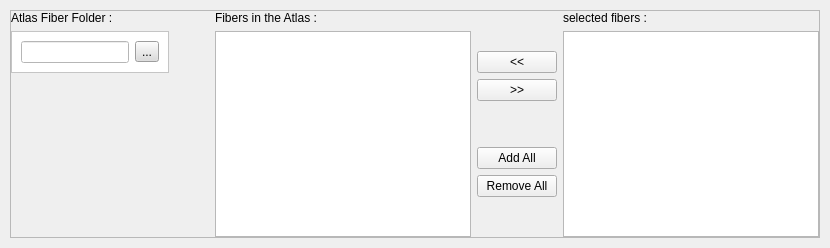
        <widget class="QWidget" name="Step2">
         <attribute name="title">
          <string>Attribute fibers</string>
         </attribute>
         <layout class="QHBoxLayout" name="horizontalLayout_22">
          <property name="leftMargin">
           <number>0</number>
          </property>
          <property name="topMargin">
           <number>0</number>
          </property>
          <property name="rightMargin">
           <number>0</number>
          </property>
          <property name="bottomMargin">
           <number>0</number>
          </property>
          <item>
           <layout class="QVBoxLayout" name="verticalLayout_36">
            <property name="leftMargin">
             <number>10</number>
            </property>
            <property name="topMargin">
             <number>10</number>
            </property>
            <property name="rightMargin">
             <number>10</number>
            </property>
            <property name="bottomMargin">
             <number>10</number>
            </property>
            <item>
             <widget class="QFrame" name="FiberprocessFrame">
              <property name="enabled">
               <bool>true</bool>
              </property>
              <property name="frameShape">
               <enum>QFrame::StyledPanel</enum>
              </property>
              <property name="frameShadow">
               <enum>QFrame::Raised</enum>
              </property>
              <layout class="QHBoxLayout" name="horizontalLayout_23">
               <property name="spacing">
                <number>6</number>
               </property>
               <property name="leftMargin">
                <number>0</number>
               </property>
               <property name="topMargin">
                <number>0</number>
               </property>
               <property name="rightMargin">
                <number>0</number>
               </property>
               <property name="bottomMargin">
                <number>0</number>
               </property>
               <item>
                <layout class="QVBoxLayout" name="verticalLayout_32">
                 <property name="leftMargin">
                  <number>0</number>
                 </property>
                 <property name="topMargin">
                  <number>0</number>
                 </property>
                 <property name="rightMargin">
                  <number>0</number>
                 </property>
                 <property name="bottomMargin">
                  <number>0</number>
                 </property>
                 <item>
                  <widget class="QLabel" name="AtlasFoldertitle">
                   <property name="text">
                    <string>Atlas Fiber Folder :</string>
                   </property>
                  </widget>
                 </item>
                 <item>
                  <widget class="QFrame" name="Atlasframe">
                   <property name="styleSheet">
                    <string notr="true">background-color: rgb(255, 255, 255);</string>
                   </property>
                   <property name="frameShape">
                    <enum>QFrame::StyledPanel</enum>
                   </property>
                   <property name="frameShadow">
                    <enum>QFrame::Raised</enum>
                   </property>
                   <layout class="QHBoxLayout" name="horizontalLayout_19">
                    <item>
                     <widget class="QLineEdit" name="AtlasFiberFolder">
                      <property name="text">
                       <string/>
                      </property>
                     </widget>
                    </item>
                    <item>
                     <widget class="QToolButton" name="browserAtlasFiberFolder">
                      <property name="styleSheet">
                       <string notr="true">background-color: rgb(220, 220, 220);</string>
                      </property>
                      <property name="text">
                       <string>...</string>
                      </property>
                     </widget>
                    </item>
                   </layout>
                  </widget>
                 </item>
                 <item>
                  <spacer name="verticalSpacer_6">
                   <property name="orientation">
                    <enum>Qt::Vertical</enum>
                   </property>
                   <property name="sizeHint" stdset="0">
                    <size>
                     <width>20</width>
                     <height>40</height>
                    </size>
                   </property>
                  </spacer>
                 </item>
                </layout>
               </item>
               <item>
                <spacer name="horizontalSpacer_10">
                 <property name="orientation">
                  <enum>Qt::Horizontal</enum>
                 </property>
                 <property name="sizeHint" stdset="0">
                  <size>
                   <width>40</width>
                   <height>20</height>
                  </size>
                 </property>
                </spacer>
               </item>
               <item>
                <layout class="QVBoxLayout" name="verticalLayout_33">
                 <property name="leftMargin">
                  <number>0</number>
                 </property>
                 <property name="topMargin">
                  <number>0</number>
                 </property>
                 <property name="rightMargin">
                  <number>0</number>
                 </property>
                 <property name="bottomMargin">
                  <number>0</number>
                 </property>
                 <item>
                  <widget class="QLabel" name="fiberinAtlastitle">
                   <property name="text">
                    <string>Fibers in the Atlas :</string>
                   </property>
                  </widget>
                 </item>
                 <item>
                  <widget class="QListWidget" name="FiberInAtlasList"/>
                 </item>
                </layout>
               </item>
               <item>
                <layout class="QVBoxLayout" name="verticalLayout_34">
                 <property name="leftMargin">
                  <number>0</number>
                 </property>
                 <property name="topMargin">
                  <number>0</number>
                 </property>
                 <property name="rightMargin">
                  <number>0</number>
                 </property>
                 <property name="bottomMargin">
                  <number>0</number>
                 </property>
                 <item>
                  <spacer name="verticalSpacer_7">
                   <property name="orientation">
                    <enum>Qt::Vertical</enum>
                   </property>
                   <property name="sizeHint" stdset="0">
                    <size>
                     <width>20</width>
                     <height>40</height>
                    </size>
                   </property>
                  </spacer>
                 </item>
                 <item>
                  <widget class="QPushButton" name="RemoveFiber">
                   <property name="text">
                    <string>&lt;&lt;</string>
                   </property>
                  </widget>
                 </item>
                 <item>
                  <widget class="QPushButton" name="AddFiber">
                   <property name="text">
                    <string>&gt;&gt;</string>
                   </property>
                  </widget>
                 </item>
                 <item>
                  <spacer name="verticalSpacer_8">
                   <property name="orientation">
                    <enum>Qt::Vertical</enum>
                   </property>
                   <property name="sizeHint" stdset="0">
                    <size>
                     <width>20</width>
                     <height>40</height>
                    </size>
                   </property>
                  </spacer>
                 </item>
                 <item>
                  <widget class="QPushButton" name="AddAllFiber">
                   <property name="text">
                    <string>Add All</string>
                   </property>
                  </widget>
                 </item>
                 <item>
                  <widget class="QPushButton" name="Removeallfiber">
                   <property name="text">
                    <string>Remove All</string>
                   </property>
                  </widget>
                 </item>
                 <item>
                  <spacer name="verticalSpacer_9">
                   <property name="orientation">
                    <enum>Qt::Vertical</enum>
                   </property>
                   <property name="sizeHint" stdset="0">
                    <size>
                     <width>20</width>
                     <height>40</height>
                    </size>
                   </property>
                  </spacer>
                 </item>
                </layout>
               </item>
               <item>
                <layout class="QVBoxLayout" name="verticalLayout_35">
                 <property name="leftMargin">
                  <number>0</number>
                 </property>
                 <property name="topMargin">
                  <number>0</number>
                 </property>
                 <property name="rightMargin">
                  <number>0</number>
                 </property>
                 <property name="bottomMargin">
                  <number>0</number>
                 </property>
                 <item>
                  <widget class="QLabel" name="FiberSelectedtitle">
                   <property name="text">
                    <string>selected fibers :</string>
                   </property>
                  </widget>
                 </item>
                 <item>
                  <widget class="QListWidget" name="FiberSelectedList"/>
                 </item>
                </layout>
               </item>
              </layout>
             </widget>
            </item>
           </layout>
          </item>
         </layout>
        </widget>
